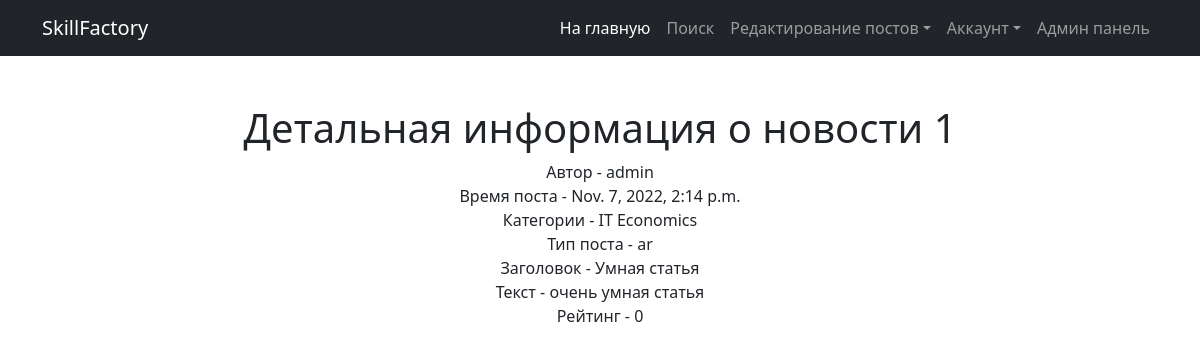
The page /news/1/ on the database its author committed.
### news/models.py (models this page shows, shortened)
class Post(models.Model):
    author = models.ForeignKey(Author, on_delete=models.CASCADE, verbose_name='Автор')
    CATEGORIES = [
        ('ar', 'статья'),
        ('nw', 'новость'),
    ]
    categoryType = models.CharField(max_length=2, choices=CATEGORIES, default='ar', blank=False, verbose_name='Тип')
    date_time = models.DateTimeField(auto_now_add=True)
    category = models.ManyToManyField("Category", through="PostCategory", verbose_name='Категория')
    title = models.CharField(max_length=64, verbose_name='Заголовок')
    text = models.TextField(verbose_name='Текст')
    rating = models.SmallIntegerField(default=0, verbose_name='Рейтинг')
    class Meta:
        verbose_name = 'Пост'
        verbose_name_plural = 'Посты'

class Author(models.Model):
    authorUser = models.OneToOneField(User, on_delete=models.CASCADE)
    authorRating = models.SmallIntegerField(default=0)
    class Meta:
        verbose_name = 'Автор'
        verbose_name_plural = 'Авторы'

class Category(models.Model):
    category = models.CharField(max_length=64, unique=True, )
    def __str__(self):
        return f'{self.category}'
    class Meta:
        verbose_name = 'Категория'
        verbose_name_plural = 'Категории'

### news/views.py (the view)
# urls.py: path('news/<int:pk>/', PostDetail.as_view(), name='post_detail'),
class PostDetail(DetailView):
    model = Post
    template_name = 'post.html'
    context_object_name = 'post'

### news/templatetags/some_filters.py (called while the page is built)
@register.filter()
def madness(value):
    text_split = value.split()
    iter = -1
    for x in text_split:
        iter += 1
        if x in bad_words:
            for_len_x = (len(x) - 1) * '*'
            x = x.replace(x[1:], for_len_x)
            text_split[iter] = x
    return f'{" ".join(text_split)}'

### news/templates/news/post.html (shortened to what this page needs)
{% extends 'flatpages/default.html' %}
{% load some_filters %}
{% block content %}
<h1>Детальная информация о новости {{post.id}}</h1>
Автор - {{ post.author.authorUser }}
<br>
Время поста - {{ post.date_time }}
<br>
Категории -
{% for x in post.category.all %}
{{ x }}
{% endfor %}
<br>
Тип поста - {{ post.categoryType }}
<br>
Заголовок - {{ post.title|madness }}
<br>
Текст - {{ post.text|madness }}
<br>
Рейтинг - {{ post.rating }}
{% endblock content %}

### news/templates/news/flatpages/default.html (shortened to what this page needs)
<!DOCTYPE html>
<html lang="en">
    <head>
        {% load static %}
        <link href="{% static 'css/styles.css' %}" rel="stylesheet" />
    </head>
    <body>
        <nav class="navbar navbar-expand-lg navbar-dark bg-dark">
            <div class="container">
                <a class="navbar-brand" href="#">SkillFactory</a>
                <div class="collapse navbar-collapse" id="navbarSupportedContent">
                    <ul class="navbar-nav ms-auto mb-2 mb-lg-0">
                        <li class="nav-item"><a class="nav-link active" aria-current="page" href="http://127.0.0.1:8000/news">На главную</a></li>
                        <li class="nav-item"><a class="nav-link" href="http://127.0.0.1:8000/news/search">Поиск</a></li>
                        <li class="nav-item dropdown">
                            <a class="nav-link dropdown-toggle" id="navbarDropdown" href="" role="button" data-bs-toggle="dropdown" aria-expanded="false">Редактирование постов</a>
                        </li>
                        <li class="nav-item dropdown">
                            <a class="nav-link dropdown-toggle" id="navbarDropdown1" href="" role="button" data-bs-toggle="dropdown" aria-expanded="false">Аккаунт</a>
                        </li>
                        <li class="nav-item"><a class="nav-link" href="http://127.0.0.1:8000/admin">Админ панель</a> </li>
                    </ul>
                </div>
            </div>
        </nav>
        <div class="container">
            <div class="text-center mt-5">
                {% block content %} {% endblock content %}
            </div>
        </div>
    </body>
</html>

### rows shown on the page
Post: id "1", author.authorUser "admin", date_time "Nov. 7, 2022, 2:14 p.m.", categoryType "ar", title|madness "Умная статья", text|madness "очень умная статья", rating "0"
Category: category "IT"
Category: category "Economics"
